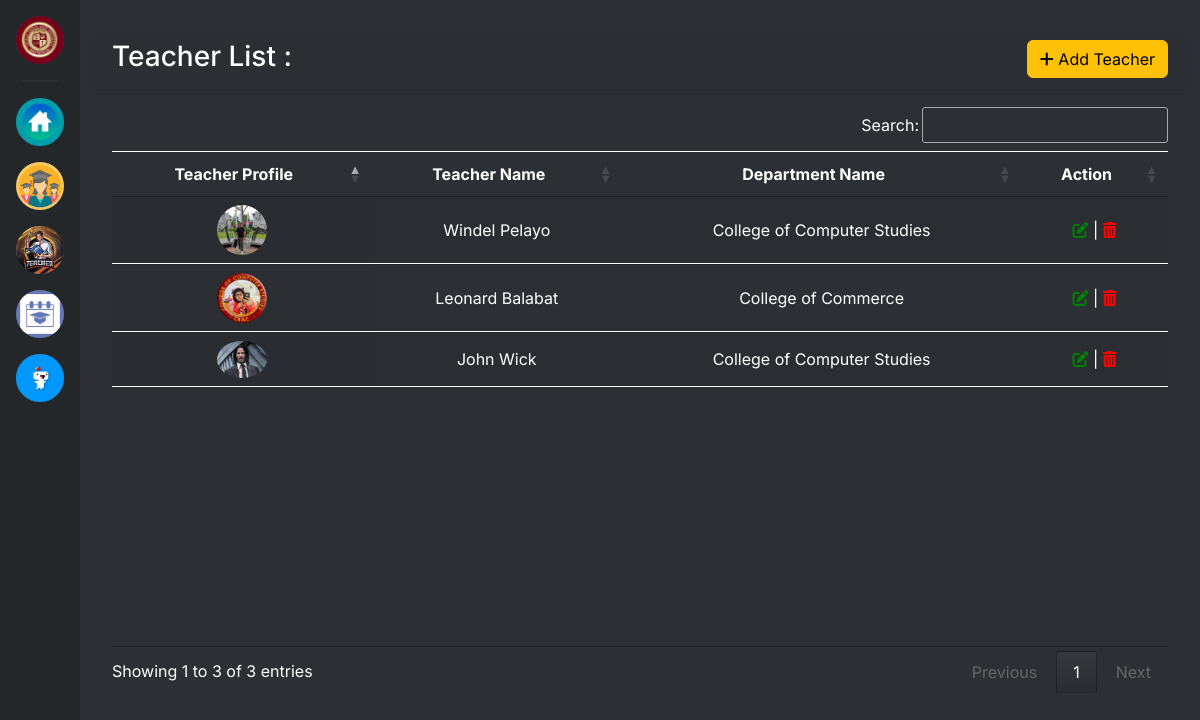
Page /admin/teachers.php (signed in) on the committed database.
### tables this page shows
CREATE TABLE `teachers` (
  `teacher_id` int(11) NOT NULL,
  `department_id` int(11) NOT NULL,
  `department_name` varchar(255) NOT NULL,
  `teacher_name` varchar(255) NOT NULL,
  `teacher_email` varchar(255) NOT NULL,
  `teacher_password` varchar(255) NOT NULL,
  `teacher_profile` varchar(255) NOT NULL,
  `usertype` varchar(112) NOT NULL
);

### admin/teachers.php (the view, shortened to what this page needs)
<!DOCTYPE html>
<html lang="en">
<head>
    <link rel="stylesheet" href="../css/teachers.css">
</head>
<body>
    <?php require_once('../inc/header.php'); ?>
    <div class="content-container">
        <section class="tables py-3">
            <div class="card border-0" style="background-color: rgba(0, 0, 0, 0);">
                <div class="card-header shadow-sm">
                    <button type="button" class="btn btn-warning" style="float: right;" data-bs-toggle="modal" data-bs-target="#create-teacher">
                        <i class="fa fa-plus"></i> Add Teacher
                    </button>
                    <h3 style="color:white;">Teacher List : </h3>
                </div>
                <div class="card-body" style="color:white;">
                    <div class="table-body col-12 text-center">
                        <table id="example4" class="display " style="width:100%;">
                            <thead>
                                <tr>
                                    <th class="text-center">Teacher Profile</th>
                                    <th class="text-center">Teacher Name</th>
                                    <th class="text-center">Department Name</th>
                                    <th class="text-center">Action</th>
                                </tr>
                            </thead>
                            <tbody style="vertical-align: middle;">
                                <?php
                                $newconnection = new Connection();
                                $connection = $newconnection->openConnection();
                                $sql = "SELECT * FROM teachers WHERE usertype != 'Admin'";
                                $result = $connection->query($sql);
                                if ($result->rowCount() > 0) {
                                    while ($row = $result->fetch(PDO::FETCH_ASSOC)) {
                                ?>
                                        <tr>
                                            <td><img src="<?= $row['teacher_profile'] ?>" alt="" style="border-radius:50%;hieght:50px;width:50px;"></td>
                                            <td> <?= $row['teacher_name'] ?></td>
                                            <td><?= $row['department_name'] ?></td>
                                            <td>
                                                <i class="fa-solid fa-edit" type="button" style="color: green" data-bs-toggle="modal" data-bs-target="updateStudentButton" onclick="openUpdateModal(<?= $row['teacher_id'] ?>)"></i> |
                                                <a href="../functions/deleteTeacher.php?teacherId=<?= $row['teacher_id'] ?>" onclick="return confirm('Are you sure you want to delete this teacher?');"><i class="fa fa-trash _delete_cat" type="button" style="color:red"></i></a>
                                            </td>
                                        </tr>
                                    <?php
                                    }
                                } else {
                                    ?>
                                    <div class="noteacher">No teacher available.</div>
                                <?php
                                }
                                ?>
                            </tbody>
                        </table>
                    </div>
                </div>
            </div>
        </section>
    </div>
</body>
</html>
<?php require_once('../inc/footer.php'); ?>

### css/teachers.css (style rules this page uses)
* { margin: 0; padding: 0; box-sizing: border-box; font-family: 'Inter', sans-serif; }
body { overflow: hidden; background-color: rgba(46, 46, 101, 0.716); }
img { object-fit: cover; width: 100%; height: 100%; }
button { cursor: pointer; display: flex; align-items: center; justify-content: center; font-size: 12px; margin: 0 5px 0 5px; padding: 0.5rem 0.7rem; border-radius: 10px; border: none; background-color: #131124; color: white; }

### css/students.css (style rules this page uses)
* { margin: 0; padding: 0; box-sizing: border-box; font-family: 'Inter', sans-serif; }
body { overflow: hidden; background-color: rgba(46, 46, 101, 0.716); }
img { object-fit: cover; width: 100%; height: 100%; }
button { cursor: pointer; display: flex; align-items: center; justify-content: center; font-size: 12px; border: none; background-color: #131124; color: white; }
table { border-collapse: collapse; }
th, td { border-top: 1px solid white; border-bottom: 1px solid white; }

### css/main.css (style rules this page uses)
:root { --color-blurple: #7289da; --color-not-quite-black: #23272a; --color-dark: #2c2f33; --color-lighter-dark: #45494e; --color-full-white: #ffffff; --color-grey-white: #B9BBBE; --color-grey-dark: #242629; --color-actually-black: #000000; --color-fantastic-green: #00ae7a; }
body { background: var(--color-dark); font-family: "Open Sans", sans-serif; color: var(--color-full-white); min-height: 100vh; }
.content-container { margin-left: 80px; padding: 1rem; box-sizing: border-box; z-index: 10; position: relative; }

### rows in the picture
teachers: teacher_profile (picture), teacher_name "Windel Pelayo", department_name "College of Computer Studies"
teachers: teacher_profile (picture), teacher_name "Leonard Balabat", department_name "College of Commerce"
teachers: teacher_profile (picture), teacher_name "John Wick", department_name "College of Computer Studies"
